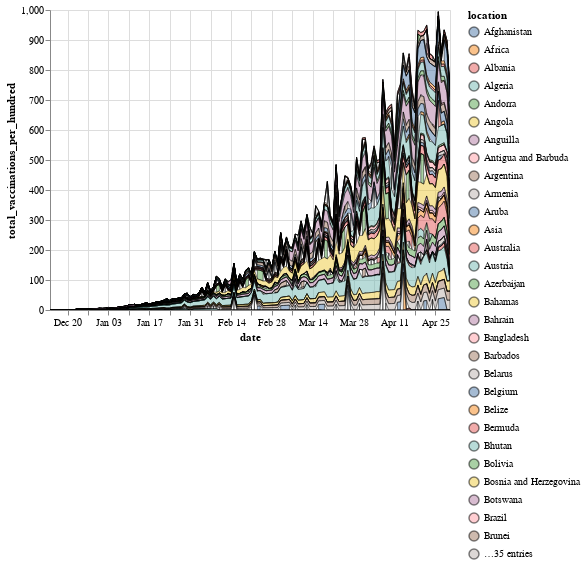

Here is the Vega-Lite specification saved for this chart:
### Vega-Lite specification from a JSON file in a GitHub repository (floating-point values rounded to 4 significant figures; data arrays with more than 128 entries replaced by an {"elided": "..."} marker saying what was removed)
{"config": {"view": {"continuousWidth": 400, "continuousHeight": 300}}, "data": {"name": "data-93e25eb1878ee0db9656d2f25b472491"}, "mark": {"type": "area", "opacity": 0.5, "stroke": "black"}, "encoding": {"color": {"type": "nominal", "field": "location"}, "x": {"type": "temporal", "field": "date"}, "y": {"type": "quantitative", "field": "total_vaccinations_per_hundred"}}, "selection": {"selector002": {"type": "interval", "bind": "scales", "encodings": ["x", "y"]}}, "$schema": "https://vega.github.io/schema/vega-lite/v4.8.1.json", "datasets": {"data-93e25eb1878ee0db9656d2f25b472491": {"elided": "5000 records"}}}
